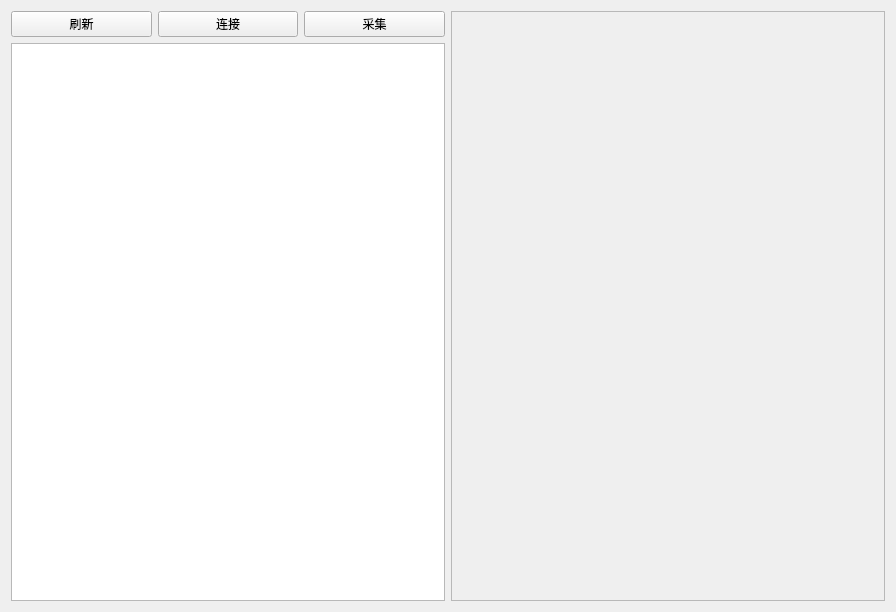
<?xml version="1.0" encoding="UTF-8"?>
<ui version="4.0">
 <class>CameraParamWidget</class>
 <widget class="QWidget" name="CameraParamWidget">
  <property name="geometry">
   <rect>
    <x>0</x>
    <y>0</y>
    <width>896</width>
    <height>612</height>
   </rect>
  </property>
  <property name="windowTitle">
   <string>Form</string>
  </property>
  <layout class="QHBoxLayout" name="horizontalLayout">
   <item>
    <layout class="QGridLayout" name="gridLayout" columnstretch="1,1,1">
     <item row="1" column="2">
      <widget class="QPushButton" name="captureButton">
       <property name="sizePolicy">
        <sizepolicy hsizetype="Preferred" vsizetype="Fixed">
         <horstretch>0</horstretch>
         <verstretch>0</verstretch>
        </sizepolicy>
       </property>
       <property name="text">
        <string>采集</string>
       </property>
      </widget>
     </item>
     <item row="1" column="0">
      <widget class="QPushButton" name="refreshButton">
       <property name="sizePolicy">
        <sizepolicy hsizetype="Preferred" vsizetype="Fixed">
         <horstretch>0</horstretch>
         <verstretch>0</verstretch>
        </sizepolicy>
       </property>
       <property name="text">
        <string>刷新</string>
       </property>
      </widget>
     </item>
     <item row="2" column="0" colspan="3">
      <widget class="QTreeWidget" name="treeWidget">
       <attribute name="headerVisible">
        <bool>false</bool>
       </attribute>
       <column>
        <property name="text">
         <string/>
        </property>
       </column>
      </widget>
     </item>
     <item row="1" column="1">
      <widget class="QPushButton" name="applyButton">
       <property name="text">
        <string>连接</string>
       </property>
      </widget>
     </item>
    </layout>
   </item>
   <item>
    <widget class="QScrollArea" name="scrollArea">
     <property name="widgetResizable">
      <bool>true</bool>
     </property>
     <widget class="QWidget" name="cameraObjectParamWidget">
      <property name="geometry">
       <rect>
        <x>0</x>
        <y>0</y>
        <width>434</width>
        <height>592</height>
       </rect>
      </property>
      <layout class="QGridLayout" name="gridLayout_2">
       <item row="0" column="0">
        <layout class="QVBoxLayout" name="cameraObjectParamVLayout"/>
       </item>
      </layout>
     </widget>
    </widget>
   </item>
  </layout>
 </widget>
 <resources/>
 <connections/>
</ui>
